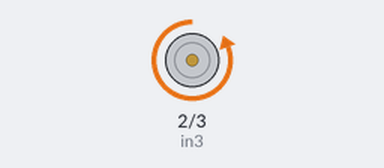
The sketch below on a simulated Arduino Uno, built with avr-gcc and run on an emulated ATmega328P. On the bench: motor-driver pin pairs drawn as motors (green arrow = first pin HIGH = forward, orange = second pin HIGH = backward, longer = more drive, scaled by the enable pin).

Above: at 0.5 s.
Timing chart, 0 to 4.6 s (numbered marks = the images above):
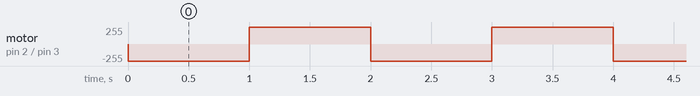

The sketch:

arduino_code.ino
```cpp
const int in3 = 2;
const int in4 = 3;
const int en2 = 5;

void setup() {
    pinMode(in3, OUTPUT);
    pinMode(in4, OUTPUT);
    pinMode(en2, OUTPUT);

    analogWrite(en2, 255);
}

void loop() {
    digitalWrite(in3, LOW);
    digitalWrite(in4, HIGH);
    delay(1000);
    digitalWrite(in3, HIGH);
    digitalWrite(in4, LOW);
    delay(1000);
}
```

Measured:
- by itself, motor on pin 2 (in3) / pin 3 (in4): alternates forward 255/255 for 1.0 s and backward 255/255 for 1.0 s
